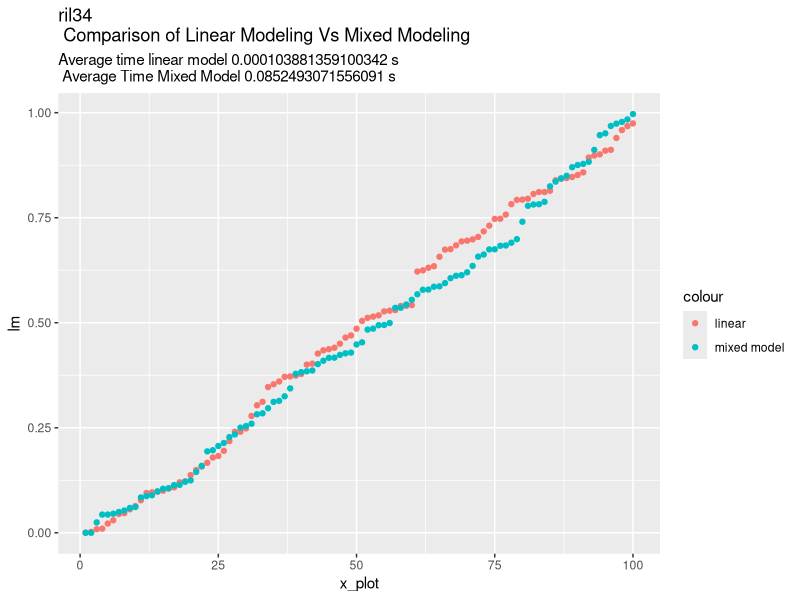

R code for this plot:
#lab 11 solutions
library(MASS)
library(ggplot2)

em_expect <- function(Z, solve_A, sigma_sq_e, sigma_sq_a, X_j, beta){
  S = ginv(t(Z) %*% Z + solve_A * sigma_sq_e/sigma_sq_a) 
  a = S %*% t(Z) %*% (Y - X_j %*% beta)
  V = S * sigma_sq_e
  
  return(list(a, V))
}

em_maximize <- function(X_j, Y, Z, a, V, n, solve_A){
  beta = ginv(t(X_j) %*% X_j) %*% t(X_j) %*% (Y - Z %*% a)
  sigma_sq_a = as.numeric(1/n * (t(a) %*% solve_A %*% a + sum(diag(solve_A %*% V))))
  sigma_sq_e = as.numeric(1/n * (t(Y - X_j %*% beta - Z %*% a) %*% (Y - X_j %*% beta - Z %*% a) +     sum(diag(t(Z) %*% Z %*% V))))
  
  return(list(beta, sigma_sq_a, sigma_sq_e))
}

EM_algorithm = function(Y, X_j, A, max.iter = 100) {
  #Initiate values
  #These values are "shortcuts" for future calculations
  solve_A = ginv(A)
  n = length(Y)
  Z = diag(1, n) 
  log_L = c()
  
  #These are our random guesses of the maximized values
  sigma_sq_a = 70
  sigma_sq_e = 10
  beta = as.vector(rep(0, ncol(X_j)))
  iter = 2
  
  #Calculate initial likelihoodd
  V = A * sigma_sq_a + Z * sigma_sq_e
  #a = ginv(t(Z)%*%Z +solve_A*sigma_sq_e/sigma_sq_a)%*%t(Z)%*%(Y-X_j %*%beta)
  #useful_term = (Y-X_j %*% beta-Z %*%a)
  #log_L[1] = -n/2*log(sigma_sq_e)-n/2*log(sigma_sq_a)-1/(2*sigma_sq_e)%*%(t(useful_term))%*%useful_term-1/(2*sigma_sq_a)%*%t(a)%*%solve_A%*%a
  log_L[1] = -1/2 * determinant(V)$modulus - 1/2 * t(Y - X_j %*% beta) %*% ginv(V) %*% (Y - X_j %*% beta) 
  
  while (iter < max.iter) {
    #Expect
    expect_out <- em_expect(Z, solve_A, sigma_sq_e, sigma_sq_a, X_j, beta)
    a <- expect_out[[1]]
    V <- expect_out[[2]]
    
    #Maximize
    max_out <- em_maximize(X_j, Y, Z, a, V, n, solve_A)
    beta <- max_out[[1]]
    sigma_sq_a <- max_out[[2]]
    sigma_sq_e <- max_out[[3]]
    
    #Recalcuate log-likelihood then compare
    V = A * sigma_sq_a + Z * sigma_sq_e #really means V
    log_L[iter] = -1/2 * determinant(V)$modulus - 1/2 * t(Y - X_j %*% beta) %*% ginv(V) %*% (Y - X_j %*% beta) 
    if (log_L[iter] - log_L[iter - 1] < 1e-05) { break }
    iter = iter + 1
  }
  return(list(beta = beta, sigma_sq_a = sigma_sq_a, sigma_sq_e = sigma_sq_e, log_L = log_L[iter - 1]))
}

pval_calculator_lab7 <- function(pheno_input, xa_input, xd_input){
  n_samples <- length(xa_input)
  
  X_mx <- cbind(1,xa_input,xd_input)
  
  MLE_beta <- ginv(t(X_mx) %*% X_mx) %*% t(X_mx) %*% pheno_input
  y_hat <- X_mx %*% MLE_beta
  
  SSM <- sum((y_hat - mean(pheno_input))^2)
  SSE <- sum((pheno_input - y_hat)^2)
  
  df_M <- 2
  df_E <- n_samples - 3 
  
  MSM <- SSM / df_M
  MSE <- SSE / df_E
  
  Fstatistic <- MSM / MSE
  
  pval <- pf(Fstatistic, df_M, df_E,lower.tail = FALSE)
  
  return(pval)
}

X = as.matrix(read.table("EM_X.txt"))
Y = as.matrix(read.table("EM_Y.txt"))
A = as.matrix(read.table("EM_A.txt"))

Xd = ifelse(abs(X)==1, -1, 1)

# Null model
n_indivs = length(Y)
One = as.matrix(rep(1, n_indivs))
log_L_null = EM_algorithm(Y, One, A)$log_L

# Full model
p_values_EM = c()
times_EM = c()
for (j in 1:ncol(X)) {
  start_time <- Sys.time()
  X_j = cbind(1, X[, j])
  fit = EM_algorithm(Y, X_j, A)
  p_values_EM[j] = pchisq(-2 * (log_L_null - fit$log_L), 1, lower.tail = FALSE)
  end_time =  Sys.time()
  times_EM[j] =end_time-start_time
  cat(".") 
}



ps_linear_reg = c()
times_linear = c()
for(j in 1:ncol(X)){
  start_time= Sys.time()
  ps_linear_reg[j]= pval_calculator_lab7(Y, X[,j], Xd[,j])
  end_time = Sys.time()
  times_linear[j]=end_time-start_time
}

df = data.frame(lm = sort(ps_linear_reg), mixed = sort(p_values_EM), x_plot = seq(1, ncol(X)))
p1 = ggplot(df)+geom_point(aes(x=x_plot, y=lm, color ="linear"))
p1 = p1+geom_point(aes(x=x_plot, y = mixed, color = "mixed model"))
p1 =p1+labs(title = "ril34 \n Comparison of Linear Modeling Vs Mixed Modeling",subtitle = paste("Average time linear model", mean(times_linear), "s \n Average Time Mixed Model", mean(times_EM), "s"), xlab="id", ylab ="pvalue")
ggsave("lab11_solution_ril34.pdf")
